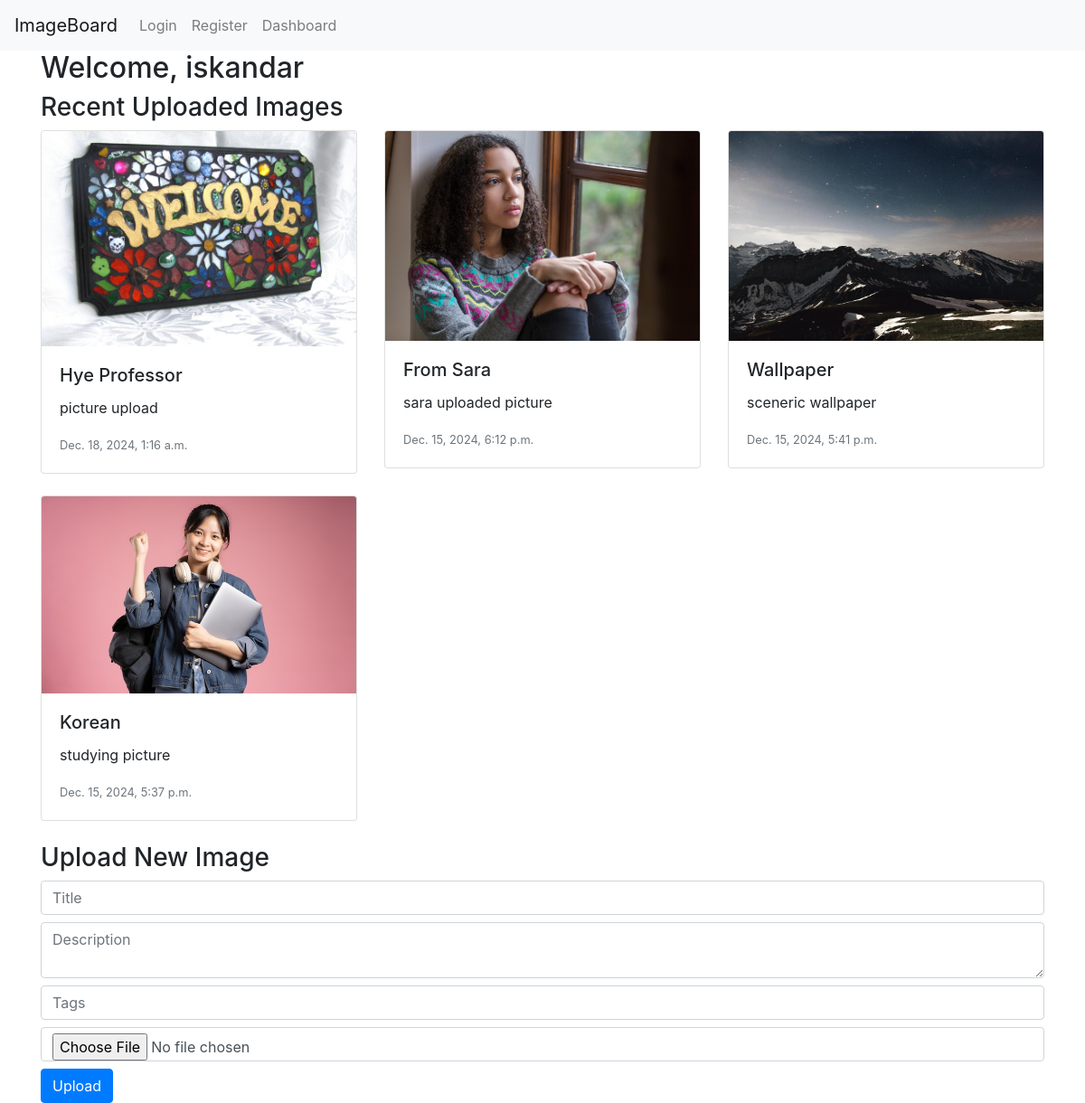
The page /user/dashboard/ (signed in) on the database its author committed.
### app/models.py (models this page shows, shortened)
class ImagePost(models.Model):
    author = models.ForeignKey(User, on_delete=models.CASCADE)
    title = models.CharField(max_length=200)
    text = models.TextField()
    tags = models.CharField(max_length=200, blank=True)
    timestamp = models.DateTimeField(auto_now_add=True)
    image = models.ImageField(upload_to='blog_image/%Y/%m/%d/')

### app/views.py (the view)
# urls.py: path('user/dashboard/', views.user_dashboard_page, name='user_dashboard_page'),
@login_required
def user_dashboard_page(request):
    print ("DEBUG: Logged-in user:", request.user)
    images = ImagePost.objects.filter(author=request.user).order_by('-timestamp')
    return render(request, 'user_dashboard.html',
                  {'images': images,
                   'user': request.user})

### app/templates/user_dashboard.html (shortened to what this page needs)
{% extends 'base.html' %}
{% block content %}
<h2>Welcome, {{ user.username }}</h2>
<h3>Recent Uploaded Images</h3>
<div class="row">
    {% for image in images %}
    <div class="col-md-4">
        <div class="card mb-4">
            <img src="{{ image.image.url }}" class="card-img-top" alt="{{ image.title }}">
            <div class="card-body">
                <h5 class="card-title">{{ image.title }}</h5>
                <p class="card-text">{{ image.text }}</p>
                <p class="card-text"><small class="text-muted">{{ image.timestamp }}</small></p>
            </div>
        </div>
    </div>
    {% endfor %}
</div>
<h3>Upload New Image</h3>
<form method="post" action="{% url 'upload_image' %}" enctype="multipart/form-data">
    <input type="text" name="title" placeholder="Title" class="form-control mb-2">
    <textarea name="text" placeholder="Description" class="form-control mb-2"></textarea>
    <input type="text" name="tags" placeholder="Tags" class="form-control mb-2">
    <input type="file" name="image" class="form-control mb-2">
    <button type="submit" class="btn btn-primary">Upload</button>
</form>
{% endblock %}

### app/templates/base.html (shortened to what this page needs)
<!DOCTYPE html>
{% load static %}
<html lang="en">
<head>
    <link rel="stylesheet" href="https://cdn.jsdelivr.net/npm/bootstrap@4.6.0/dist/css/bootstrap.min.css" />
</head>
<body>
    <nav class="navbar navbar-expand-lg navbar-light bg-light">
      <a class="navbar-brand" href="#">ImageBoard</a>
      <div class="collapse navbar-collapse">
        <ul class="navbar-nav mr-auto">
          <li class="nav-item"><a class="nav-link" href="{% url 'login_page' %}">Login</a></li>
          <li class="nav-item"><a class="nav-link" href="{% url 'register_page' %}">Register</a></li>
          <li class="nav-item"><a class="nav-link" href="{% url 'user_dashboard_page' %}">Dashboard</a></li>
        </ul>
      </div>
    </nav>
    <div class="container">
      {% block content %}{% endblock %}
    </div>
</body>
</html>

### rows shown on the page
ImagePost: image (picture), title "Hye Professor", text "picture upload", timestamp "Dec. 18, 2024, 1:16 a.m."
ImagePost: image (picture), title "From Sara", text "sara uploaded picture", timestamp "Dec. 15, 2024, 6:12 p.m."
ImagePost: image (picture), title "Wallpaper", text "sceneric wallpaper", timestamp "Dec. 15, 2024, 5:41 p.m."
ImagePost: image (picture), title "Korean", text "studying picture", timestamp "Dec. 15, 2024, 5:37 p.m."

### other values the page prints
{{ user.username }} "iskandar"
